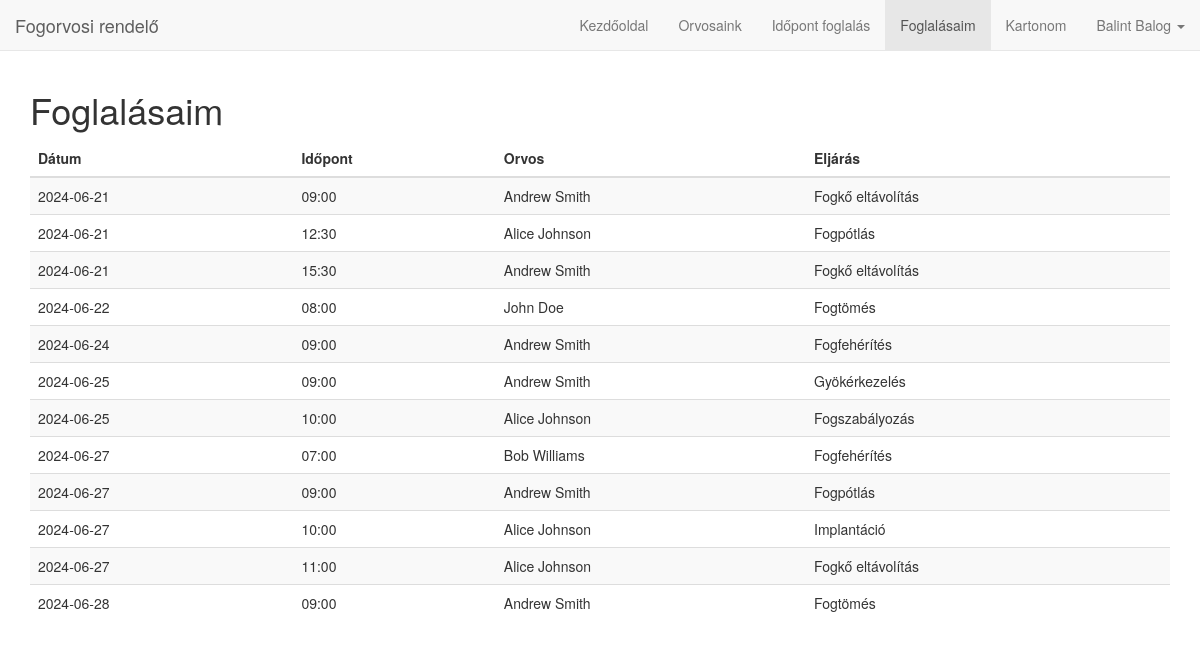
The page /view_appointments.php (signed in) on the database its author committed.
### tables this page shows
CREATE TABLE `Appointment`
(
    `appID`       int(11)      NOT NULL,
    `schedule`    datetime     NOT NULL,
    `doctorID`    int(11)      NOT NULL,
    `patientID`   int(11)      NOT NULL,
    `procedureID` int(11)      NOT NULL,
    `token`       varchar(255) NOT NULL
);

CREATE TABLE `Doctor`
(
    `doctorID`       int(11)      NOT NULL,
    `firstName`      varchar(50)  NOT NULL,
    `lastName`       varchar(50)  NOT NULL,
    `password`       varchar(255) NOT NULL,
    `phoneNumber`    varchar(20)  NOT NULL,
    `email`          varchar(100) NOT NULL,
    `worktime`       varchar(50)  NOT NULL,
    `specialisation` varchar(100) NOT NULL,
    `forget`         varchar(255) DEFAULT NULL,
    `remember`       varchar(255) DEFAULT NULL
);

CREATE TABLE `Procedures`
(
    `procedureID`   int(11) NOT NULL,
    `procedureName` varchar(255)   DEFAULT NULL,
    `price`         decimal(10, 2) DEFAULT NULL
);

### view_appointments.php (the view, shortened to what this page needs)
<?php
global $pdo;
?>
<!DOCTYPE html>
<html lang="hu">
<head>
    <link rel="stylesheet" href="https://cdn.jsdelivr.net/npm/bootstrap@3.3.7/dist/css/bootstrap.min.css">
</head>
<body>
<nav class="navbar navbar-default navbar-fixed-top">
    <div class="container-fluid">
        <div class="navbar-header">
            <a class="navbar-brand" href="#">Fogorvosi rendelő</a>
        </div>
        <div class="collapse navbar-collapse" id="bs-example-navbar-collapse-1">
            <ul class="nav navbar-nav navbar-right">
                <li><a href="index.php">Kezdőoldal</a></li>
                <li><a href="doctors.php">Orvosaink</a></li>
                <?php if (!isset($_SESSION['patientID']) && !isset($_SESSION['doctorID'])): ?>
                    <li><a href="register.php">Regisztráció</a></li>
                    <li><a href="login.php">Bejelentkezés</a></li>
                <?php else: ?>
                    <?php
                    if (isset($_SESSION['patientID'])) {
                        echo '<li><a href="appointment.php">Időpont foglalás</a></li>';
                        echo '<li class="active"><a href="view_appointments.php">Foglalásaim</a></li>';
                        echo '<li><a href="view_my_records.php">Kartonom</a></li>';
                    }
                    ?>
                    <li class="dropdown">
                        <a href="#" class="dropdown-toggle" data-toggle="dropdown" role="button" aria-haspopup="true"
                           aria-expanded="false">
                            <?php echo htmlspecialchars($_SESSION['firstName'] . ' ' . $_SESSION['lastName']); ?> <span
                                    class="caret"></span>
                        </a>
                    </li>
                <?php endif; ?>
            </ul>
        </div>
    </div>
</nav>
<div class="container">
    <h1>Foglalásaim</h1>
    <table class="table table-striped">
        <thead>
        <tr>
            <th>Dátum</th>
            <th>Időpont</th>
            <th>Orvos</th>
            <th>Eljárás</th>
        </tr>
        </thead>
        <tbody>
        <?php
        if (isset($_SESSION['patientID'])) {
            $patientID = $_SESSION["patientID"];
            $sql = "SELECT a.schedule, d.firstName, d.lastName, p.procedureName
                    FROM Appointment a
                    JOIN Doctor d ON a.doctorID = d.doctorID
                    JOIN Procedures p ON a.procedureID = p.procedureID
                    WHERE a.patientID = ? AND a.schedule > NOW() ORDER BY a.schedule ASC";
            $stmt = $pdo->prepare($sql);
            $stmt->execute([$patientID]);
            $appointments = $stmt->fetchAll(PDO::FETCH_ASSOC);
        }
        foreach ($appointments as $appointment) {
            echo "<tr>";
            echo "<td>" . date('Y-m-d', strtotime($appointment['schedule'])) . "</td>";
            echo "<td>" . date('H:i', strtotime($appointment['schedule'])) . "</td>";
            echo "<td>" . htmlspecialchars($appointment['firstName'] . ' ' . $appointment['lastName']) . "</td>";
            echo "<td>" . htmlspecialchars($appointment['procedureName']) . "</td>";
            echo "</tr>";
        }
        ?>
        </tbody>
    </table>
</div>
</body>
</html>

### view_appointments.php (style rules this page uses)
body { padding-top: 70px; }

### rows shown on the page
appointment: schedule "2024-06-21", schedule "09:00", doctorID.lastName "Andrew Smith", procedureID.procedureName "Fogkő eltávolítás"
appointment: schedule "2024-06-21", schedule "12:30", doctorID.lastName "Alice Johnson", procedureID.procedureName "Fogpótlás"
appointment: schedule "2024-06-21", schedule "15:30", doctorID.lastName "Andrew Smith", procedureID.procedureName "Fogkő eltávolítás"
appointment: schedule "2024-06-22", schedule "08:00", doctorID.lastName "John Doe", procedureID.procedureName "Fogtömés"
appointment: schedule "2024-06-24", schedule "09:00", doctorID.lastName "Andrew Smith", procedureID.procedureName "Fogfehérítés"
appointment: schedule "2024-06-25", schedule "09:00", doctorID.lastName "Andrew Smith", procedureID.procedureName "Gyökérkezelés"
appointment: schedule "2024-06-25", schedule "10:00", doctorID.lastName "Alice Johnson", procedureID.procedureName "Fogszabályozás"
appointment: schedule "2024-06-27", schedule "07:00", doctorID.lastName "Bob Williams", procedureID.procedureName "Fogfehérítés"
appointment: schedule "2024-06-27", schedule "09:00", doctorID.lastName "Andrew Smith", procedureID.procedureName "Fogpótlás"
appointment: schedule "2024-06-27", schedule "10:00", doctorID.lastName "Alice Johnson", procedureID.procedureName "Implantáció"
appointment: schedule "2024-06-27", schedule "11:00", doctorID.lastName "Alice Johnson", procedureID.procedureName "Fogkő eltávolítás"
appointment: schedule "2024-06-28", schedule "09:00", doctorID.lastName "Andrew Smith", procedureID.procedureName "Fogtömés"

### other values the page prints
$_SESSION['firstName'] . ' ' . $_SESSION['lastName'] "Balint Balog"
